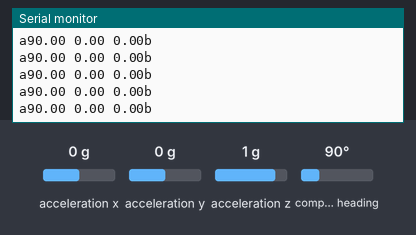
The sketch below on a simulated Arduino Uno, built with avr-gcc and run on an emulated ATmega328P. Parts: the last lines printed to the serial monitor. The inputs (shaded band) are chosen by the test bench; at power-on: acceleration x 0 g, acceleration z 1 g, acceleration y 0 g, compass heading 90°.

Above: at 4.2 s.
4.3 s: acceleration x set to -1.4 g
At 5.0 s:
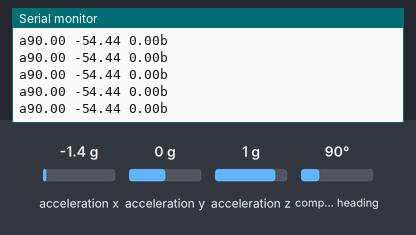
7.3 s: acceleration z set to 0 g
At 8.3 s:
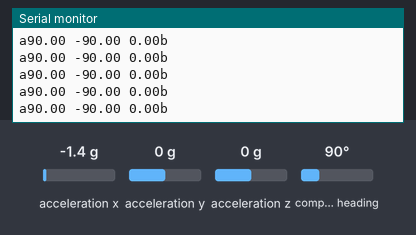
10.3 s: acceleration y set to -1.4 g
Timing chart, 0 to 10.5 s (numbered marks = the images above; inputs shaded):
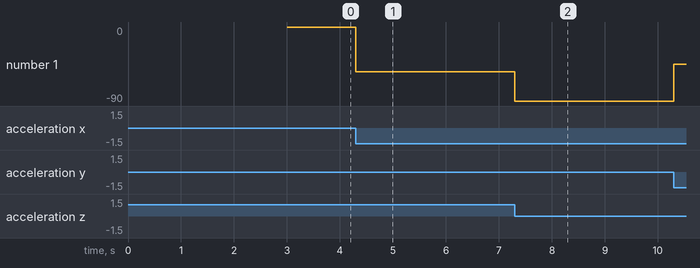

Measured:
- after the input at 4.3 s, the serial monitor: prints a new line at once (image 1)
- after the input at 7.3 s, the serial monitor: prints a new line at once (image 2)
- plotted number 1: 0 → -54.44 after the input at 4.3 s, -54.44 → -90 after the input at 7.3 s, -90 → -45 after the input at 10.3 s

The sketch:

rebolaSensor.ino
```cpp
#include <Wire.h>
#include <Adafruit_Sensor.h>
#include <Adafruit_BNO055.h>
#include <utility/imumaths.h>

Adafruit_BNO055 bno = Adafruit_BNO055();

void setup(void){
  Serial.begin(250000);
  delay( 2000 );
  Serial.println("Setting up sensor:");
  if(!bno.begin() ){
    Serial.print("Ooops, no BNO055 detected ... Check your wiring or I2C ADDR!");
    while(1);
  }
  Serial.print("OK");
  delay(1000);
  bno.setExtCrystalUse(true);
}
//
//void loop(void){
//
//  bno.getEvent(&event);
//
//  if( event.orientation.y == -12.2500 || event.orientation.z == -0.0625 )
//  return;
//    Serial.print( "a" );
//     Serial.print(event.orientation.x, 4);
//    Serial.print( " " );
//     Serial.print(event.orientation.y, 4);
//    Serial.print( " " );
//     Serial.print(event.orientation.z, 4);
//    Serial.print( "b" );
//    Serial.println();
//    //Serial.println();
//     delayMicroseconds(100);
//}

void loop(void){
    // Possible vector values can be:
    // - VECTOR_ACCELEROMETER - m/s^2
    // - VECTOR_MAGNETOMETER  - uT
    // - VECTOR_GYROSCOPE     - rad/s
    // - VECTOR_EULER         - degrees
    // - VECTOR_LINEARACCEL   - m/s^2
    // - VECTOR_GRAVITY       - m/s^2
    imu::Vector<3> vector = bno.getVector(Adafruit_BNO055::VECTOR_EULER);
    //if( vector.y() + 0.06 < 0.001 || vector.z() + 0.06 < 0.001 )
    //return;
    Serial.print( "a" );
    Serial.print( vector.x() );
    Serial.print( " " );
    Serial.print( vector.y() );
    Serial.print( " " );
    Serial.print( vector.z() );
    Serial.print( "b" );
    Serial.println();
    //Serial.println();
     delayMicroseconds(100);
}
```
